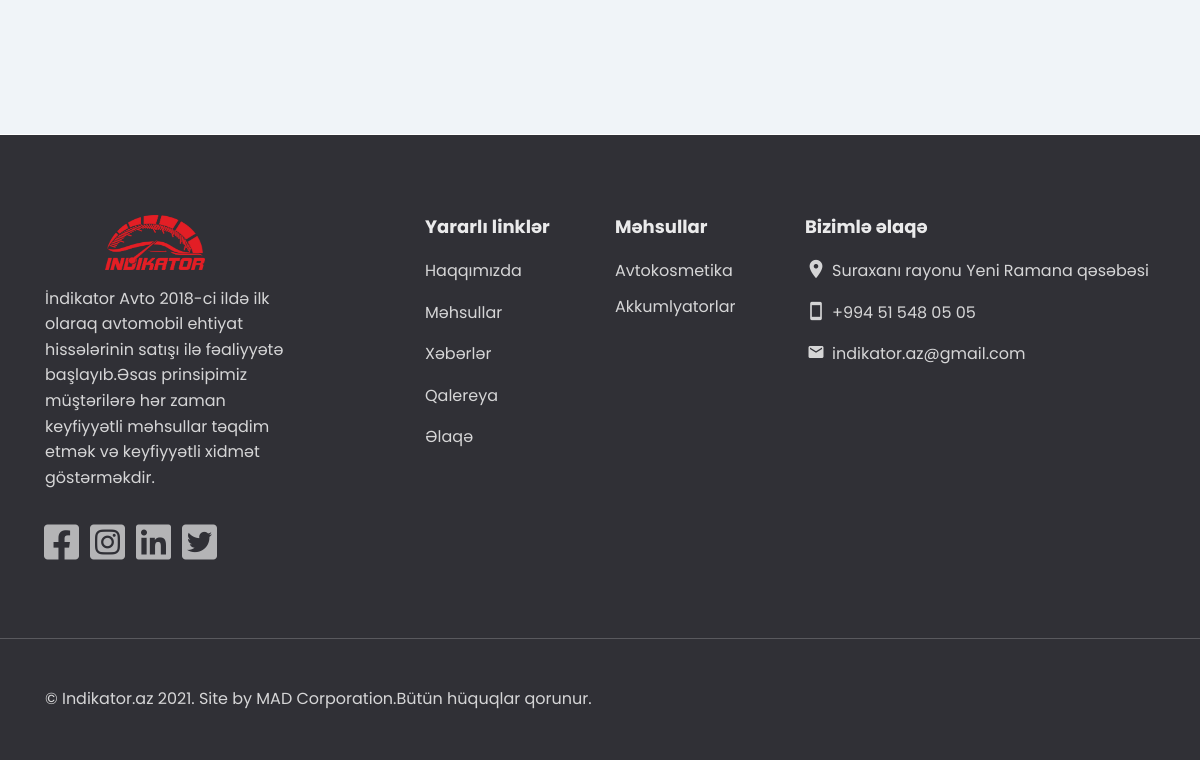
/contact (lower part), run on an earlier commit of the app's database.
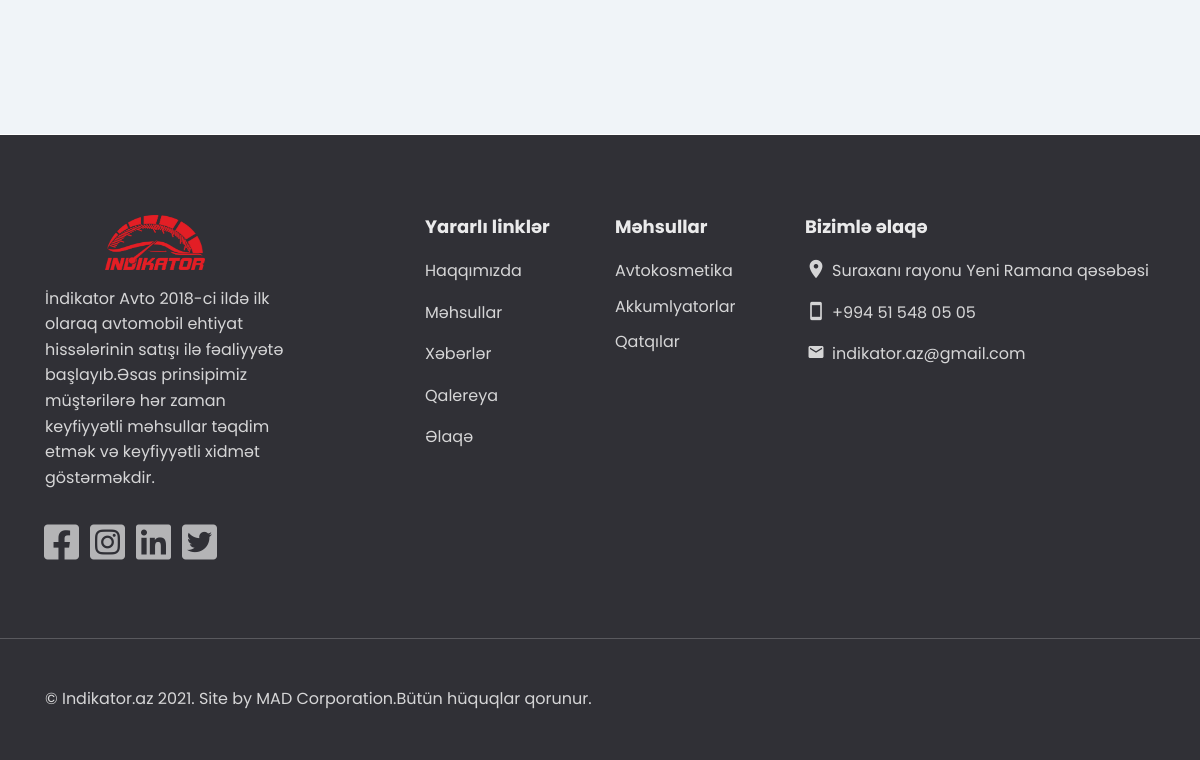
And on a later commit of the database.
### models.py (models this page shows)
class Categories(db.Model):
    id=db.Column(db.Integer,primary_key=True)
    categories_name=db.Column(db.String(100))
    products=db.relationship('Products', backref='categories', lazy=True)

### controllers/app/main.py (the view)
@app.route('/contact')
def contact_index():
    from models import Post
    posts=Post.query.all()
    return render_template('app/contact.html',posts=posts)

### controllers/app/main.py (called while the page is built)
@app.context_processor
def inject_user():
    return dict(categories=Categories.query.all(),brands=Brands.query.all(),Brands=Brands,Products=Products)

### templates/app/contact.html (shortened to what this page needs)
{% extends "app/base.html" %}
{% block content %}
            <section class="section section-bg">
                <div class="container">
                    <div class="row">
                    </div>
                </div>
            </section>
        </div>
        {% endblock %}

### templates/app/base.html (shortened to what the changed rows need)
<!DOCTYPE html>
<html class="ios ipad tablet landscape" lang="en">
<head>
    <link rel="stylesheet" href="/static/app/css/bootstrap.min.css">
    <link rel="stylesheet" href="/static/app//css/ecommerce.css">
    <link rel="stylesheet" href="/static/app//css/style.css">
    <link rel="stylesheet" href="https://cdnjs.cloudflare.com/ajax/libs/font-awesome/5.15.3/css/all.min.css">
</head>
<body class="">
    <main class="main main-visible">
        <footer class="footer">
            <div class="footer-main">
                <div class="container">
                    <div class="row items">
                        <div class="col-xl-2 col-lg-3 col-md-3 col-7 item">
                            <div class="footer-item">
                                <nav class="footer-nav">
                                    <ul>
                                        {% for category in categories %}
                                        <li class="footer-item-nav-title"><a href="/category/{{category.id}}">{{category.categories_name}}</a></li>
                                        {% endfor %}
                                    </ul>
                                </nav>
                            </div>
                        </div>
                    </div>
                </div>
            </div>
        </footer>
</body>
</html>

What changed in the data, as far as the page shows it:
added Categories: categories_name "Qatqılar"
